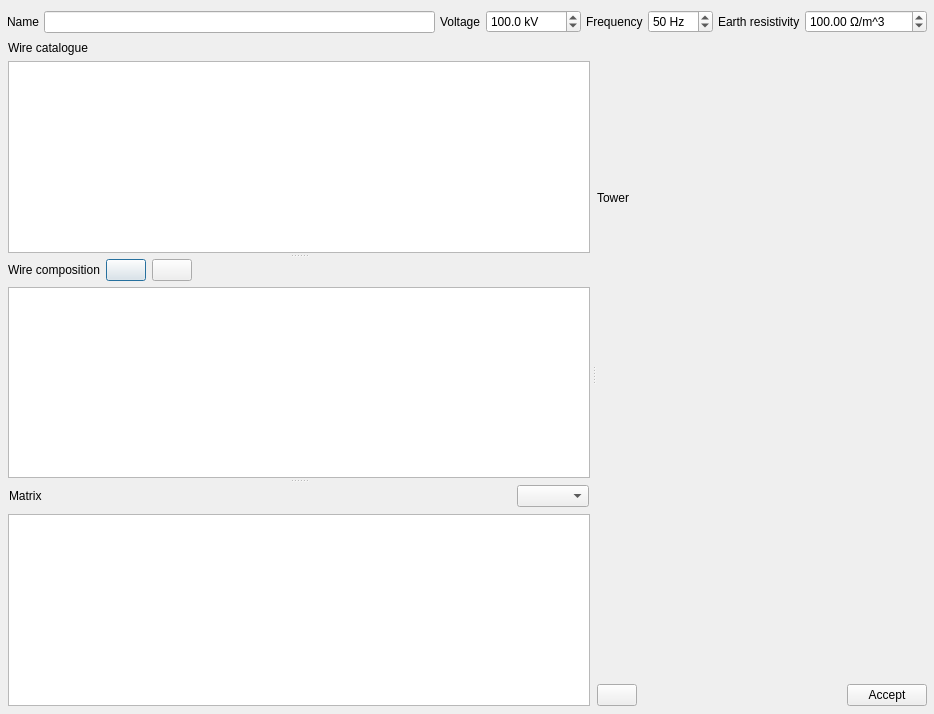
<?xml version="1.0" encoding="UTF-8"?>
<ui version="4.0">
 <class>TowerBuilderDialog</class>
 <widget class="QDialog" name="TowerBuilderDialog">
  <property name="geometry">
   <rect>
    <x>0</x>
    <y>0</y>
    <width>934</width>
    <height>714</height>
   </rect>
  </property>
  <property name="font">
   <font>
    <pointsize>9</pointsize>
   </font>
  </property>
  <property name="windowTitle">
   <string>Tower creation</string>
  </property>
  <layout class="QVBoxLayout" name="verticalLayout_3">
   <property name="spacing">
    <number>1</number>
   </property>
   <property name="leftMargin">
    <number>6</number>
   </property>
   <property name="topMargin">
    <number>6</number>
   </property>
   <property name="rightMargin">
    <number>6</number>
   </property>
   <property name="bottomMargin">
    <number>6</number>
   </property>
   <item>
    <widget class="QFrame" name="frame_6">
     <property name="sizePolicy">
      <sizepolicy hsizetype="Minimum" vsizetype="Minimum">
       <horstretch>0</horstretch>
       <verstretch>0</verstretch>
      </sizepolicy>
     </property>
     <property name="maximumSize">
      <size>
       <width>16777215</width>
       <height>32</height>
      </size>
     </property>
     <property name="frameShape">
      <enum>QFrame::Shape::NoFrame</enum>
     </property>
     <property name="frameShadow">
      <enum>QFrame::Shadow::Plain</enum>
     </property>
     <layout class="QHBoxLayout" name="horizontalLayout_3">
      <property name="spacing">
       <number>5</number>
      </property>
      <property name="leftMargin">
       <number>1</number>
      </property>
      <property name="topMargin">
       <number>1</number>
      </property>
      <property name="rightMargin">
       <number>1</number>
      </property>
      <property name="bottomMargin">
       <number>1</number>
      </property>
      <item>
       <widget class="QLabel" name="label_9">
        <property name="text">
         <string>Name</string>
        </property>
       </widget>
      </item>
      <item>
       <widget class="QLineEdit" name="name_lineEdit"/>
      </item>
      <item>
       <widget class="QLabel" name="label_13">
        <property name="text">
         <string>Voltage</string>
        </property>
       </widget>
      </item>
      <item>
       <widget class="QDoubleSpinBox" name="voltage_doubleSpinBox">
        <property name="suffix">
         <string> kV</string>
        </property>
        <property name="decimals">
         <number>1</number>
        </property>
        <property name="minimum">
         <double>0.100000000000000</double>
        </property>
        <property name="maximum">
         <double>100000000.000000000000000</double>
        </property>
        <property name="value">
         <double>100.000000000000000</double>
        </property>
       </widget>
      </item>
      <item>
       <widget class="QLabel" name="label_8">
        <property name="text">
         <string>Frequency</string>
        </property>
       </widget>
      </item>
      <item>
       <widget class="QDoubleSpinBox" name="frequency_doubleSpinBox">
        <property name="suffix">
         <string> Hz</string>
        </property>
        <property name="decimals">
         <number>0</number>
        </property>
        <property name="value">
         <double>50.000000000000000</double>
        </property>
       </widget>
      </item>
      <item>
       <widget class="QLabel" name="label_11">
        <property name="text">
         <string>Earth resistivity</string>
        </property>
       </widget>
      </item>
      <item>
       <widget class="QDoubleSpinBox" name="rho_doubleSpinBox">
        <property name="suffix">
         <string> Ω/m^3</string>
        </property>
        <property name="maximum">
         <double>9999999.000000000000000</double>
        </property>
        <property name="value">
         <double>100.000000000000000</double>
        </property>
       </widget>
      </item>
     </layout>
    </widget>
   </item>
   <item>
    <widget class="QSplitter" name="main_splitter">
     <property name="orientation">
      <enum>Qt::Orientation::Horizontal</enum>
     </property>
     <widget class="QFrame" name="frame_8">
      <property name="frameShape">
       <enum>QFrame::Shape::NoFrame</enum>
      </property>
      <property name="frameShadow">
       <enum>QFrame::Shadow::Raised</enum>
      </property>
      <layout class="QVBoxLayout" name="verticalLayout_2">
       <property name="leftMargin">
        <number>1</number>
       </property>
       <property name="topMargin">
        <number>1</number>
       </property>
       <property name="rightMargin">
        <number>1</number>
       </property>
       <property name="bottomMargin">
        <number>1</number>
       </property>
       <item>
        <widget class="QSplitter" name="splitter">
         <property name="orientation">
          <enum>Qt::Orientation::Vertical</enum>
         </property>
         <widget class="QFrame" name="frame_3">
          <property name="frameShape">
           <enum>QFrame::Shape::NoFrame</enum>
          </property>
          <property name="frameShadow">
           <enum>QFrame::Shadow::Raised</enum>
          </property>
          <layout class="QVBoxLayout" name="verticalLayout_8">
           <property name="leftMargin">
            <number>1</number>
           </property>
           <property name="topMargin">
            <number>1</number>
           </property>
           <property name="rightMargin">
            <number>1</number>
           </property>
           <property name="bottomMargin">
            <number>1</number>
           </property>
           <item>
            <widget class="QLabel" name="label_12">
             <property name="text">
              <string>Wire catalogue</string>
             </property>
            </widget>
           </item>
           <item>
            <widget class="QTableView" name="wires_tableView"/>
           </item>
          </layout>
         </widget>
         <widget class="QFrame" name="frame_4">
          <property name="frameShape">
           <enum>QFrame::Shape::NoFrame</enum>
          </property>
          <property name="frameShadow">
           <enum>QFrame::Shadow::Raised</enum>
          </property>
          <layout class="QVBoxLayout" name="verticalLayout_4">
           <property name="leftMargin">
            <number>1</number>
           </property>
           <property name="topMargin">
            <number>1</number>
           </property>
           <property name="rightMargin">
            <number>1</number>
           </property>
           <property name="bottomMargin">
            <number>1</number>
           </property>
           <item>
            <widget class="QFrame" name="frame">
             <property name="frameShape">
              <enum>QFrame::Shape::NoFrame</enum>
             </property>
             <property name="frameShadow">
              <enum>QFrame::Shadow::Raised</enum>
             </property>
             <layout class="QHBoxLayout" name="horizontalLayout_2">
              <property name="leftMargin">
               <number>0</number>
              </property>
              <property name="topMargin">
               <number>0</number>
              </property>
              <property name="rightMargin">
               <number>0</number>
              </property>
              <property name="bottomMargin">
               <number>0</number>
              </property>
              <item>
               <widget class="QLabel" name="label_10">
                <property name="text">
                 <string>Wire composition</string>
                </property>
               </widget>
              </item>
              <item>
               <widget class="QPushButton" name="add_to_tower_pushButton">
                <property name="toolTip">
                 <string>Add wire</string>
                </property>
                <property name="text">
                 <string/>
                </property>
                <property name="icon">
                 <iconset resource="icons.qrc">
                  <normaloff>:/Icons/icons/plus.svg</normaloff>:/Icons/icons/plus.svg</iconset>
                </property>
               </widget>
              </item>
              <item>
               <widget class="QPushButton" name="delete_from_tower_pushButton">
                <property name="toolTip">
                 <string>Delete wire</string>
                </property>
                <property name="text">
                 <string/>
                </property>
                <property name="icon">
                 <iconset resource="icons.qrc">
                  <normaloff>:/Icons/icons/minus.svg</normaloff>:/Icons/icons/minus.svg</iconset>
                </property>
               </widget>
              </item>
              <item>
               <spacer name="horizontalSpacer">
                <property name="orientation">
                 <enum>Qt::Orientation::Horizontal</enum>
                </property>
                <property name="sizeHint" stdset="0">
                 <size>
                  <width>40</width>
                  <height>20</height>
                 </size>
                </property>
               </spacer>
              </item>
             </layout>
            </widget>
           </item>
           <item>
            <widget class="QTableView" name="tower_tableView"/>
           </item>
          </layout>
         </widget>
         <widget class="QFrame" name="frame_2">
          <property name="frameShape">
           <enum>QFrame::Shape::NoFrame</enum>
          </property>
          <property name="frameShadow">
           <enum>QFrame::Shadow::Raised</enum>
          </property>
          <layout class="QVBoxLayout" name="verticalLayout">
           <property name="leftMargin">
            <number>1</number>
           </property>
           <property name="topMargin">
            <number>1</number>
           </property>
           <property name="rightMargin">
            <number>1</number>
           </property>
           <property name="bottomMargin">
            <number>1</number>
           </property>
           <item>
            <widget class="QFrame" name="frame_7">
             <property name="frameShape">
              <enum>QFrame::Shape::NoFrame</enum>
             </property>
             <property name="frameShadow">
              <enum>QFrame::Shadow::Raised</enum>
             </property>
             <layout class="QHBoxLayout" name="horizontalLayout_4">
              <property name="leftMargin">
               <number>1</number>
              </property>
              <property name="topMargin">
               <number>1</number>
              </property>
              <property name="rightMargin">
               <number>1</number>
              </property>
              <property name="bottomMargin">
               <number>1</number>
              </property>
              <item>
               <widget class="QLabel" name="label">
                <property name="text">
                 <string>Matrix</string>
                </property>
               </widget>
              </item>
              <item>
               <spacer name="horizontalSpacer_3">
                <property name="orientation">
                 <enum>Qt::Orientation::Horizontal</enum>
                </property>
                <property name="sizeHint" stdset="0">
                 <size>
                  <width>40</width>
                  <height>20</height>
                 </size>
                </property>
               </spacer>
              </item>
              <item>
               <widget class="QComboBox" name="matrixViewComboBox"/>
              </item>
             </layout>
            </widget>
           </item>
           <item>
            <widget class="QTableView" name="matrixTableView"/>
           </item>
          </layout>
         </widget>
        </widget>
       </item>
      </layout>
     </widget>
     <widget class="QFrame" name="PlotFrame">
      <property name="frameShape">
       <enum>QFrame::Shape::NoFrame</enum>
      </property>
      <property name="frameShadow">
       <enum>QFrame::Shadow::Raised</enum>
      </property>
      <layout class="QVBoxLayout" name="verticalLayout_7">
       <property name="leftMargin">
        <number>1</number>
       </property>
       <property name="topMargin">
        <number>1</number>
       </property>
       <property name="rightMargin">
        <number>1</number>
       </property>
       <property name="bottomMargin">
        <number>1</number>
       </property>
       <item>
        <widget class="QLabel" name="label_4">
         <property name="text">
          <string>Tower</string>
         </property>
        </widget>
       </item>
       <item>
        <widget class="MatplotlibWidget" name="plotwidget" native="true"/>
       </item>
       <item>
        <widget class="QFrame" name="frame_9">
         <property name="maximumSize">
          <size>
           <width>16777215</width>
           <height>24</height>
          </size>
         </property>
         <property name="frameShape">
          <enum>QFrame::Shape::NoFrame</enum>
         </property>
         <property name="frameShadow">
          <enum>QFrame::Shadow::Raised</enum>
         </property>
         <layout class="QHBoxLayout" name="horizontalLayout_5">
          <property name="leftMargin">
           <number>0</number>
          </property>
          <property name="topMargin">
           <number>0</number>
          </property>
          <property name="rightMargin">
           <number>0</number>
          </property>
          <property name="bottomMargin">
           <number>0</number>
          </property>
          <item>
           <widget class="QPushButton" name="compute_pushButton">
            <property name="toolTip">
             <string>Compute matrices</string>
            </property>
            <property name="text">
             <string/>
            </property>
            <property name="icon">
             <iconset resource="icons.qrc">
              <normaloff>:/Icons/icons/calc.svg</normaloff>:/Icons/icons/calc.svg</iconset>
            </property>
            <property name="iconSize">
             <size>
              <width>16</width>
              <height>16</height>
             </size>
            </property>
           </widget>
          </item>
          <item>
           <spacer name="horizontalSpacer_4">
            <property name="orientation">
             <enum>Qt::Orientation::Horizontal</enum>
            </property>
            <property name="sizeHint" stdset="0">
             <size>
              <width>19</width>
              <height>19</height>
             </size>
            </property>
           </spacer>
          </item>
          <item>
           <widget class="QPushButton" name="acceptButton">
            <property name="text">
             <string>Accept</string>
            </property>
           </widget>
          </item>
         </layout>
        </widget>
       </item>
      </layout>
     </widget>
    </widget>
   </item>
  </layout>
 </widget>
 <customwidgets>
  <customwidget>
   <class>MatplotlibWidget</class>
   <extends>QWidget</extends>
   <header>.matplotlibwidget</header>
   <container>1</container>
  </customwidget>
 </customwidgets>
 <resources>
  <include location="icons.qrc"/>
 </resources>
 <connections/>
</ui>
